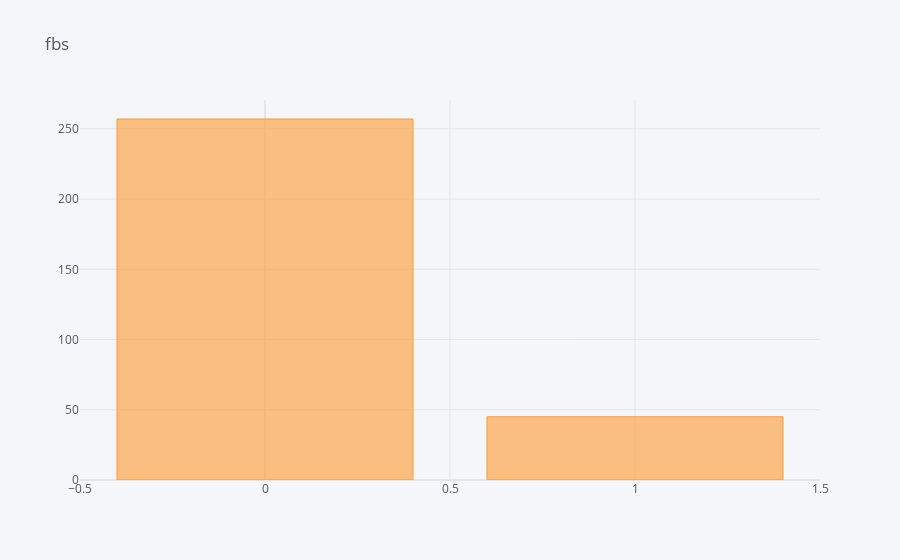

Notebook code cell kept with this figure:
### Markdown cell above
## fbs

### Code cell
print(df.fbs.value_counts(normalize=True))
df.fbs.value_counts().iplot(kind="bar", title="fbs")

### Figure 1 — Plotly figure (JSON) as saved in the notebook; plotly's stock layout.template omitted (floating-point values rounded to 4 significant figures)
{"data": [{"marker": {"color": "rgba(255, 153, 51, 0.6)", "line": {"color": "rgba(255, 153, 51, 1.0)", "width": 1}}, "name": "fbs", "orientation": "v", "text": "", "type": "bar", "x": [0, 1], "y": [257, 45]}], "layout": {"legend": {"bgcolor": "#F5F6F9", "font": {"color": "#4D5663"}}, "paper_bgcolor": "#F5F6F9", "plot_bgcolor": "#F5F6F9", "title": {"font": {"color": "#4D5663"}, "text": "fbs"}, "xaxis": {"gridcolor": "#E1E5ED", "showgrid": true, "tickfont": {"color": "#4D5663"}, "title": {"font": {"color": "#4D5663"}, "text": ""}, "zerolinecolor": "#E1E5ED"}, "yaxis": {"gridcolor": "#E1E5ED", "showgrid": true, "tickfont": {"color": "#4D5663"}, "title": {"font": {"color": "#4D5663"}, "text": ""}, "zerolinecolor": "#E1E5ED"}}}
